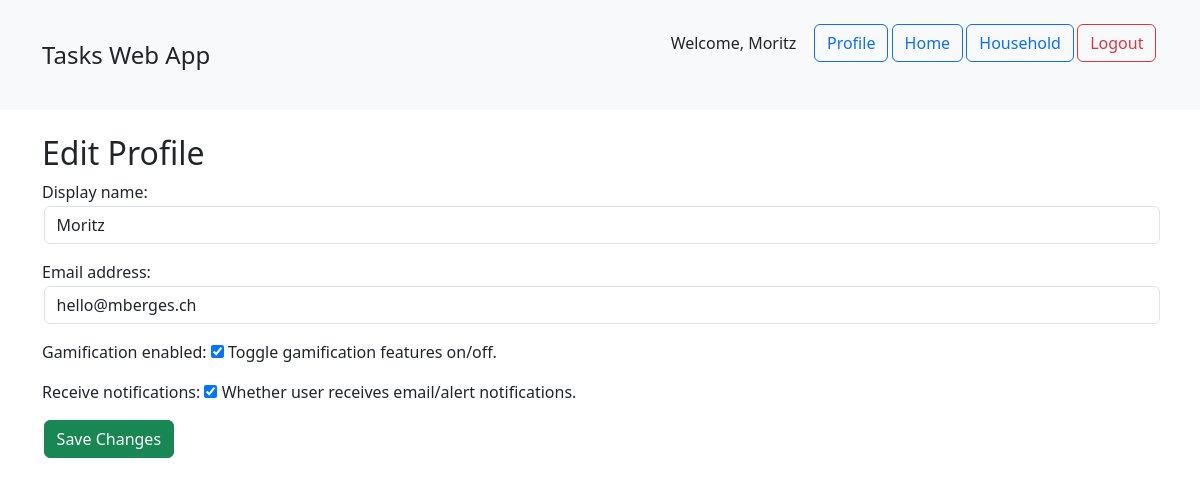
Screenshot of /profile/edit/ (signed in) with the database file from the repository.
### main/models.py (models this page shows, shortened)
class User(AbstractUser):
    display_name = models.CharField(max_length=150, blank=True)
    groups = models.ManyToManyField(
        Group,
        related_name='main_users',
        blank=True,
        help_text='The groups this user belongs to.'
    )
    user_permissions = models.ManyToManyField(
        Permission,
        related_name='main_user_permissions',
        blank=True,
        help_text='Specific permissions for this user.'
    )
    household = models.ForeignKey(
        Household,
        on_delete=models.SET_NULL,
        null=True,
        blank=True,
        related_name='members',
        help_text='The single household this user belongs to.'
    )
    gamification_enabled = models.BooleanField(
        default=True,
        help_text='Toggle gamification features on/off.'
    )
    points = models.PositiveIntegerField(
        default=0,
        help_text='Accumulated points from completing tasks.'
    )
    receive_notifications = models.BooleanField(
        default=True,
        help_text='Whether user receives email/alert notifications.'
    )
    default_currency = models.CharField(
        max_length=3,
        choices=CURRENCY_CHOICES,
        default='CHF',
        help_text='Your preferred currency.'
    )
    class Meta:
        verbose_name = 'User'
        verbose_name_plural = 'Users'

### main/views.py (the view)
# urls.py: path('profile/edit/', views.ProfileUpdateView.as_view(), name='profile_edit'),
class ProfileUpdateView(LoginRequiredMixin, UpdateView):
    model = get_user_model()
    form_class = CustomUserChangeForm
    template_name = 'main/profile_edit.html'
    success_url = reverse_lazy('main:profile')
    def get_object(self):
        return self.request.user

### main/forms.py
class CustomUserChangeForm(UserChangeForm):
    password = None  # hide password field
    class Meta:
        model = User
        fields = ('display_name', 'email', 'gamification_enabled', 'receive_notifications')
        widgets = {
            'display_name': forms.TextInput(attrs={'class': 'form-control'}),
            'email': forms.EmailInput(attrs={'class': 'form-control'}),
            'gamification_enabled': forms.CheckboxInput(),
            'receive_notifications': forms.CheckboxInput(),
        }

### main/templates/main/profile_edit.html (shortened to what this page needs)
{% extends "main/base.html" %}
{% block content %}
  <h2>Edit Profile</h2>
  <form method="post">
    {{ form.as_p }}
    <button class="btn btn-success" type="submit">Save Changes</button>
  </form>
{% endblock %}

### main/templates/main/base.html (shortened to what this page needs)
{% load static %}
<!DOCTYPE html>
<html lang="en">
  <head>
    <link
      href="https://cdn.jsdelivr.net/npm/bootstrap@5.3.7/dist/css/bootstrap.min.css"
      rel="stylesheet"
    >
    <link rel="stylesheet" href="/static/main/css/base.css">
  </head>
  <body>
    <header class="p-3 bg-light mb-4">
      <div class="container d-flex justify-content-between align-items-center">
        <h1 class="h4 m-0">Tasks Web App</h1>
        <nav class="navbar navbar-light bg-light mb-4">
          {% if user.is_authenticated %}
            <span class="me-3">
              Welcome, {{ user.display_name|default:user.username }}
            </span>
            <a class="btn btn-outline-primary" href="{% url 'main:profile' %}">Profile</a>
            <a class="btn btn-outline-primary" href="/">Home</a>
            <a class="btn btn-outline-primary" href="{% url 'main:household_landing' %}">Household</a>
            <form method="post" action="{% url 'main:logout' %}" class="d-inline">
              <button type="submit" class="btn btn-outline-danger">Logout</button>
            </form>
          {% endif %}
        </nav>
      </div>
    </header>
    <main class="container">
      {% block content %}{% endblock content %}
    </main>
  </body>
</html>

### main/static/main/css/base.css (style rules this page uses)
.btn { margin-left: 0.1rem; margin-right: 0.1rem; }
.form-control { margin: 0.1rem; }

### rows the page displays
User: display_name "Moritz", email "hello@mberges.ch", gamification_enabled "☑", receive_notifications "☑"
